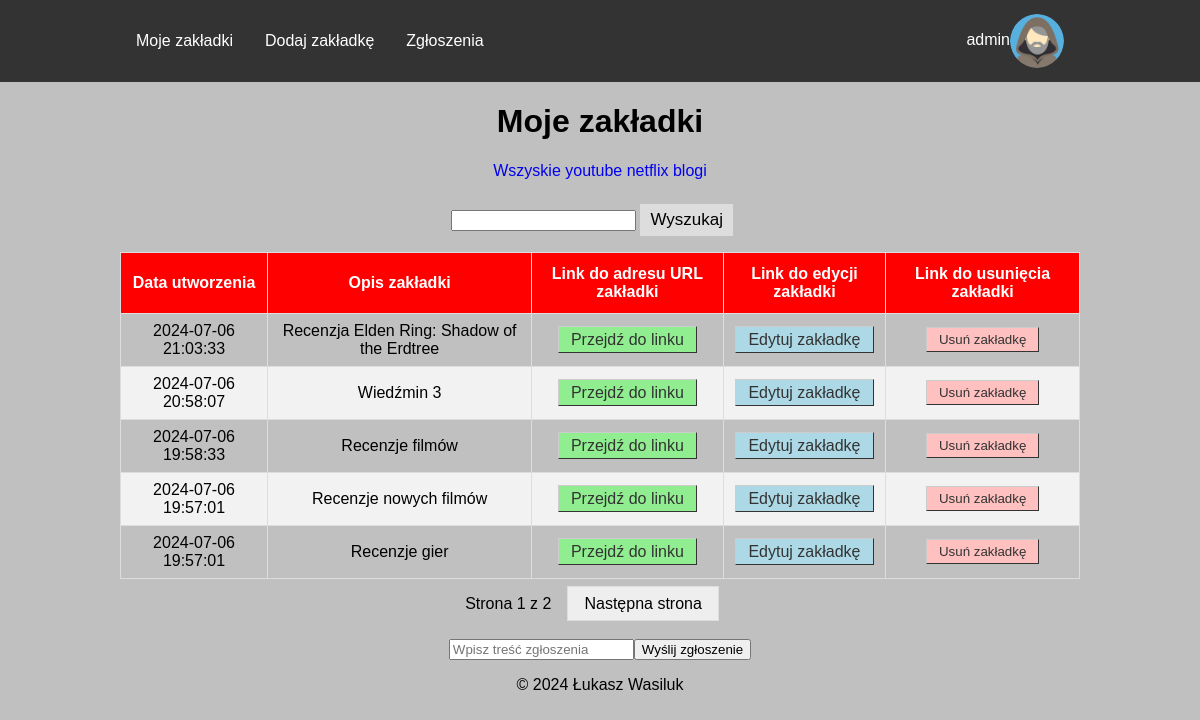
Page /index.php (signed in) on the committed database.
### tables this page shows
CREATE TABLE `kategorie` (
  `id` int(10) UNSIGNED NOT NULL,
  `nazwa` varchar(64) NOT NULL
);

CREATE TABLE `zakladki` (
  `id` int(10) UNSIGNED NOT NULL,
  `idUzytkownika` int(10) UNSIGNED NOT NULL,
  `idKategorii` int(10) UNSIGNED NOT NULL,
  `url` text NOT NULL,
  `opis` text NOT NULL,
  `dataUtworzenia` timestamp NOT NULL DEFAULT current_timestamp()
);

### index.php (the view, shortened to what this page needs)
<!DOCTYPE html>
<html lang="en">
<head>
    <link rel="stylesheet" href="./Styles/styles.css">
</head>
<body>
    <?php
    require("menu.php");
    ?>
    <main class="text-center">
        <h1>Moje zakładki</h1>
        <div class="center-80">
            <?php
            $sql = "SELECT id, nazwa FROM kategorie";
            $result = $conn->query($sql);
            echo "<a href='index.php' class='filter-link'>Wszyskie</a>";
            while ($row = $result->fetch_object()) {
                echo " <a href='index.php?idKat={$row->id}' class='filter-link'>{$row->nazwa}</a>";
            }
            ?>
            <form>
                <p>
                    <input type="text" name="fraza">
                    <button type="submit" class="search-button">Wyszukaj</button>
                </p>
            </form>
            <?php
            $sql = "SELECT id, url, opis, dataUtworzenia FROM zakladki WHERE idUzytkownika = {$_SESSION['id']}";
            if (isset($_GET["page"])) {
                $page  = $_GET["page"];
            } else {
                $page = 1;
            }
            $limit = 5;
            $page_index = ($page - 1) * $limit;
            $sqlToCountRecords = str_replace("id, url, opis, dataUtworzenia", "count(*)", $sql);
            $sql .= " ORDER BY dataUtworzenia DESC";
            $sql .= " LIMIT $page_index, $limit";
            $result = $conn->query($sql);
            if ($result->num_rows > 0) {
                echo "<table>";
                echo "<thead>";
                echo "<th>Data utworzenia</th>";
                echo "<th>Opis zakładki</th>";
                echo "<th>Link do adresu URL zakładki</th>";
                echo "<th>Link do edycji zakładki</th>";
                echo "<th>Link do usunięcia zakładki</th>";
                echo "<tbody>";
                while ($row = $result->fetch_assoc()) {
                    echo "<tr>";
                    echo "<td>{$row['dataUtworzenia']}</td>";
                    echo "<td>{$row['opis']}</td>";
                    echo "<td><a href={$row['url']} target='_blank' class='button success-btn'>Przejdź do linku</a></td>";
                    echo "<td><a href='updateForm.php?idZakladki={$row['id']}' class='button update-btn'>Edytuj zakładkę</a></td>";
                    echo "<td>";
                    echo "<form method='POST' action='delete.php'>";
                    echo "<input type='submit' value='Usuń zakładkę' class='button delete-btn'>";
                    echo "</form>";
                    echo "</td>";
                    echo "</tr>";
                }
                echo "</tbody>";
                echo "</table>";
                $result = $conn->query($sqlToCountRecords);
                $numberOfRecords = $result->fetch_row()[0];
                $total_pages = ceil($numberOfRecords / $limit);
                $params = $_GET;
                echo "<div class='pagination'>";
                echo "Strona $page z $total_pages";
                if ($page < $total_pages) {
                    unset($params['page']);
                    $params['page'] = ($page + 1);
                    $new_query_string = http_build_query($params);
                    echo "<a class='button' href='index.php?" . $new_query_string . "'>Następna strona</a>";
                }
            } else {
                echo "Nie znaleziono żadnych zakładek.";
            }
            echo "</div>";
            ?>
        </div>
    </main>
    <?php
    require("footer.php");
    ?>
</body>
</html>

### Styles/styles.css (style rules this page uses)
body { font-family: Arial, Helvetica, sans-serif; margin: 0; background-color: silver; }
.center-80 { width: 80%; margin: auto; }
.text-center { text-align: center; }
.pagination { display: inline-block; text-align: center; padding: 1rem; }
.pagination a { color: black; padding: 8px 16px; text-decoration: none; border: 1px solid #ddd; margin: 0 1rem; }
.filter-link { text-decoration: none; }
.search-button { padding: 6px 10px; margin-top: 8px; margin-right: 16px; background: #ddd; font-size: 17px; border: none; cursor: pointer; }
table { font-family: Arial, Helvetica, sans-serif; border-collapse: collapse; width: 100%; }
td, th { border: 1px solid #ddd; padding: 8px; }
tr:nth-child(even) { background-color: #f2f2f2; }
th { padding-top: 12px; padding-bottom: 12px; text-align: center; background-color: red; color: white; }
.button { font: bold 14px; text-decoration: none; background-color: #EEEEEE; color: #333333; padding: 4px 12px 4px 12px; border-top: 1px solid #CCCCCC; border-right: 1px solid #333333; border-bottom: 1px solid #333333; border-left: 1px solid #CCCCCC; }
.delete-btn { background-color: #FFC0C0; }
.update-btn { background-color: #ADD8E6; }
.success-btn { background-color: #90EE90; }

### rows in the picture
kategorie: nazwa "youtube"
kategorie: nazwa "netflix"
kategorie: nazwa "blogi"
zakladki: dataUtworzenia "2024-07-06 21:03:33", opis "Recenzja Elden Ring: Shadow of the Erdtree"
zakladki: dataUtworzenia "2024-07-06 20:58:07", opis "Wiedźmin 3"
zakladki: dataUtworzenia "2024-07-06 19:58:33", opis "Recenzje filmów"
zakladki: dataUtworzenia "2024-07-06 19:57:01", opis "Recenzje nowych filmów"
zakladki: dataUtworzenia "2024-07-06 19:57:01", opis "Recenzje gier"

### other values in the picture
$_SESSION["login"] "admin"
$page "1"
$total_pages "2"
